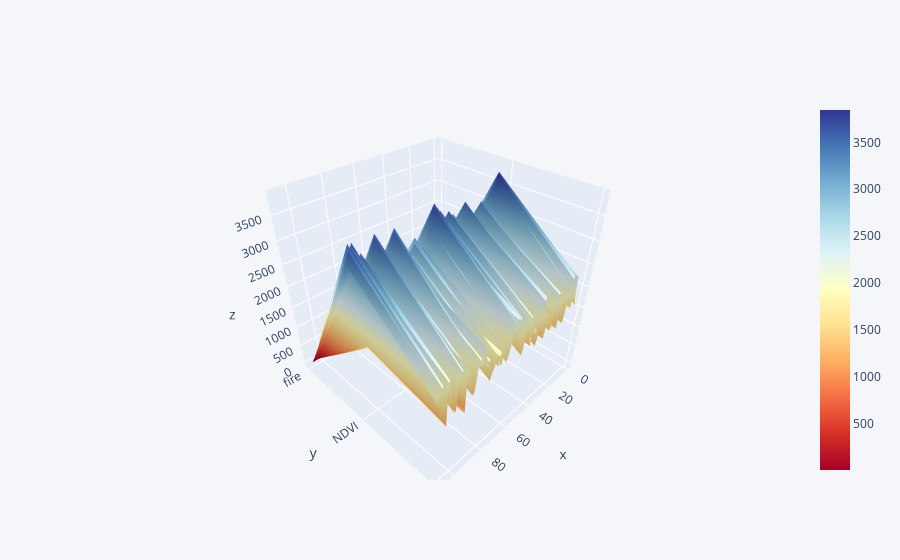

The cell this chart's notebook holds for it:
### Code cell
bang[['fire','NDVI','EVI']].iplot(kind='surface',colorscale='rdylbu')

### Figure 1 — Plotly figure (JSON) as saved in the notebook; plotly's stock layout.template omitted (floating-point values rounded to 4 significant figures; data arrays with more than 128 entries replaced by an {"elided": "..."} marker saying what was removed)
{"data": [{"colorscale": [[0, "rgb(165,0,38)"], [0.1, "rgb(215,48,39)"], [0.2, "rgb(244,109,67)"], [0.3, "rgb(253,174,97)"], [0.4, "rgb(254,224,144)"], [0.5, "rgb(255,255,191)"], [0.6, "rgb(224,243,248)"], [0.7, "rgb(171,217,233)"], [0.8, "rgb(116,173,209)"], [0.9, "rgb(69,117,180)"], [1, "rgb(49,54,149)"]], "type": "surface", "x": [0, 1, 2, 3, 4, 5, 6, 7, 8, 9, 10, 11, 12, 13, 14, 15, 16, 17, 18, 19, 20, 21, 22, 23, 24, 25, 26, 27, 28, 29, 30, 31, 32, 33, 34, 35, 36, 37, 38, 39, 40, 41, 42, 43, 44, 45, 46, 47, 48, 49, 50, 51, 52, 53, 54, 55, 56, 57, 58, 59, 60, 61, 62, 63, 64, 65, 66, 67, 68, 69, 70, 71, 72, 73, 74, 75, 76, 77, 78, 79, 80, 81, 82, 83, 84, 85, 86, 87, 88, 89, 90, 91, 92, 93, 94, 95, 96, 97, 98, 99, 100, 101, 102, 103, 104, 105, 106, 107], "y": ["fire", "NDVI", "EVI"], "z": {"elided": "3x108 float values"}}], "layout": {"legend": {"bgcolor": "#F5F6F9", "font": {"color": "#4D5663"}}, "paper_bgcolor": "#F5F6F9", "plot_bgcolor": "#F5F6F9", "title": {"font": {"color": "#4D5663"}}, "xaxis": {"gridcolor": "#E1E5ED", "showgrid": true, "tickfont": {"color": "#4D5663"}, "title": {"font": {"color": "#4D5663"}, "text": ""}, "zerolinecolor": "#E1E5ED"}, "yaxis": {"gridcolor": "#E1E5ED", "showgrid": true, "tickfont": {"color": "#4D5663"}, "title": {"font": {"color": "#4D5663"}, "text": ""}, "zerolinecolor": "#E1E5ED"}}}
